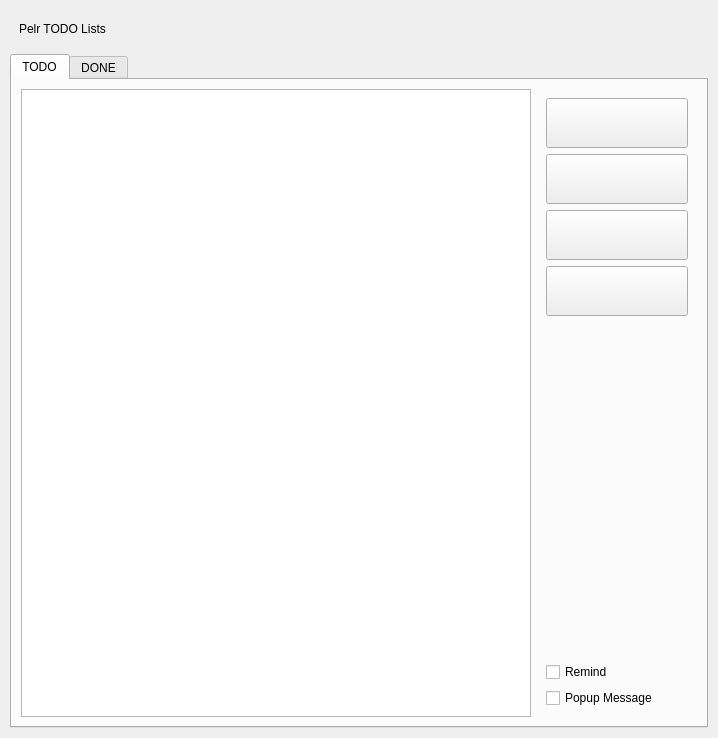
<?xml version="1.0" encoding="UTF-8"?>
<ui version="4.0">
 <class>todoWidget</class>
 <widget class="QWidget" name="todoWidget">
  <property name="geometry">
   <rect>
    <x>0</x>
    <y>0</y>
    <width>718</width>
    <height>738</height>
   </rect>
  </property>
  <property name="windowTitle">
   <string>Todo</string>
  </property>
  <layout class="QVBoxLayout" name="verticalLayout_main">
   <property name="leftMargin">
    <number>10</number>
   </property>
   <property name="topMargin">
    <number>10</number>
   </property>
   <property name="rightMargin">
    <number>10</number>
   </property>
   <property name="bottomMargin">
    <number>10</number>
   </property>
   <item>
    <widget class="QWidget" name="horizontalLayoutWidget" native="true">
     <property name="sizePolicy">
      <sizepolicy hsizetype="Preferred" vsizetype="Fixed">
       <horstretch>0</horstretch>
       <verstretch>0</verstretch>
      </sizepolicy>
     </property>
     <layout class="QHBoxLayout" name="horizontalLayout">
      <item>
       <widget class="QLabel" name="label">
        <property name="text">
         <string>Pelr TODO Lists</string>
        </property>
       </widget>
      </item>
      <item>
       <spacer name="horizontalSpacer">
        <property name="orientation">
         <enum>Qt::Horizontal</enum>
        </property>
        <property name="sizeHint" stdset="0">
         <size>
          <width>40</width>
          <height>20</height>
         </size>
        </property>
       </spacer>
      </item>
     </layout>
    </widget>
   </item>
   <item>
    <widget class="QTabWidget" name="tabWidget">
     <property name="sizePolicy">
      <sizepolicy hsizetype="Expanding" vsizetype="Expanding">
       <horstretch>0</horstretch>
       <verstretch>1</verstretch>
      </sizepolicy>
     </property>
     <property name="currentIndex">
      <number>0</number>
     </property>
     <widget class="QWidget" name="tab">
      <attribute name="title">
       <string>TODO</string>
      </attribute>
      <layout class="QHBoxLayout" name="horizontalLayout_todo">
       <item>
        <widget class="QTableView" name="tableView">
         <property name="sizePolicy">
          <sizepolicy hsizetype="Expanding" vsizetype="Expanding">
           <horstretch>1</horstretch>
           <verstretch>0</verstretch>
          </sizepolicy>
         </property>
        </widget>
       </item>
       <item>
        <widget class="QWidget" name="widget" native="true">
         <property name="minimumSize">
          <size>
           <width>160</width>
           <height>0</height>
          </size>
         </property>
         <layout class="QVBoxLayout" name="verticalLayout">
          <item>
           <widget class="QPushButton" name="pushButton">
            <property name="minimumSize">
             <size>
              <width>0</width>
              <height>50</height>
             </size>
            </property>
            <property name="toolTip">
             <string>Add</string>
            </property>
            <property name="text">
             <string/>
            </property>
            <property name="icon">
             <iconset resource="../../Resource.qrc">
              <normaloff>:/public/IconaMoon/Math/Sign -  Plus Circle - 24x24.png</normaloff>:/public/IconaMoon/Math/Sign -  Plus Circle - 24x24.png</iconset>
            </property>
            <property name="iconSize">
             <size>
              <width>24</width>
              <height>24</height>
             </size>
            </property>
           </widget>
          </item>
          <item>
           <widget class="QPushButton" name="pushButton_2">
            <property name="minimumSize">
             <size>
              <width>0</width>
              <height>50</height>
             </size>
            </property>
            <property name="toolTip">
             <string>Complete</string>
            </property>
            <property name="text">
             <string/>
            </property>
            <property name="icon">
             <iconset resource="../../Resource.qrc">
              <normaloff>:/public/IconaMoon/Interface/Check Square - 24x24.png</normaloff>:/public/IconaMoon/Interface/Check Square - 24x24.png</iconset>
            </property>
            <property name="iconSize">
             <size>
              <width>24</width>
              <height>24</height>
             </size>
            </property>
           </widget>
          </item>
          <item>
           <widget class="QPushButton" name="pushButton_3">
            <property name="minimumSize">
             <size>
              <width>0</width>
              <height>50</height>
             </size>
            </property>
            <property name="toolTip">
             <string>Delete</string>
            </property>
            <property name="text">
             <string/>
            </property>
            <property name="icon">
             <iconset resource="../../Resource.qrc">
              <normaloff>:/public/IconaMoon/General/Trash - 24x24.png</normaloff>:/public/IconaMoon/General/Trash - 24x24.png</iconset>
            </property>
            <property name="iconSize">
             <size>
              <width>24</width>
              <height>24</height>
             </size>
            </property>
           </widget>
          </item>
          <item>
           <widget class="QPushButton" name="pushButton_4">
            <property name="minimumSize">
             <size>
              <width>0</width>
              <height>50</height>
             </size>
            </property>
            <property name="toolTip">
             <string>Clear All</string>
            </property>
            <property name="text">
             <string/>
            </property>
            <property name="icon">
             <iconset resource="../../Resource.qrc">
              <normaloff>:/public/IconaMoon/Interface/Restart - 24x24.png</normaloff>:/public/IconaMoon/Interface/Restart - 24x24.png</iconset>
            </property>
            <property name="iconSize">
             <size>
              <width>24</width>
              <height>24</height>
             </size>
            </property>
           </widget>
          </item>
          <item>
           <spacer name="verticalSpacer">
            <property name="orientation">
             <enum>Qt::Vertical</enum>
            </property>
            <property name="sizeHint" stdset="0">
             <size>
              <width>20</width>
              <height>314</height>
             </size>
            </property>
           </spacer>
          </item>
          <item>
           <widget class="QCheckBox" name="checkBox">
            <property name="text">
             <string>Remind</string>
            </property>
           </widget>
          </item>
          <item>
           <widget class="QCheckBox" name="checkBox_2">
            <property name="text">
             <string>Popup Message</string>
            </property>
           </widget>
          </item>
         </layout>
        </widget>
       </item>
      </layout>
     </widget>
     <widget class="QWidget" name="tab_2">
      <attribute name="title">
       <string>DONE</string>
      </attribute>
      <layout class="QHBoxLayout" name="horizontalLayout_done">
       <item>
        <widget class="QTableView" name="tableView_2">
         <property name="sizePolicy">
          <sizepolicy hsizetype="Expanding" vsizetype="Expanding">
           <horstretch>1</horstretch>
           <verstretch>0</verstretch>
          </sizepolicy>
         </property>
        </widget>
       </item>
       <item>
        <widget class="QWidget" name="widget_2" native="true">
         <property name="minimumSize">
          <size>
           <width>160</width>
           <height>0</height>
          </size>
         </property>
         <layout class="QVBoxLayout" name="verticalLayout_2">
          <item>
           <widget class="QPushButton" name="pushButton_5">
            <property name="minimumSize">
             <size>
              <width>0</width>
              <height>50</height>
             </size>
            </property>
            <property name="toolTip">
             <string>Add</string>
            </property>
            <property name="text">
             <string/>
            </property>
            <property name="icon">
             <iconset resource="../../Resource.qrc">
              <normaloff>:/public/IconaMoon/Math/Sign -  Plus Circle - 24x24.png</normaloff>:/public/IconaMoon/Math/Sign -  Plus Circle - 24x24.png</iconset>
            </property>
            <property name="iconSize">
             <size>
              <width>24</width>
              <height>24</height>
             </size>
            </property>
           </widget>
          </item>
          <item>
           <widget class="QPushButton" name="pushButton_6">
            <property name="minimumSize">
             <size>
              <width>0</width>
              <height>50</height>
             </size>
            </property>
            <property name="toolTip">
             <string>TODO</string>
            </property>
            <property name="text">
             <string/>
            </property>
            <property name="icon">
             <iconset resource="../../Resource.qrc">
              <normaloff>:/public/IconaMoon/Interface/History - 24x24.png</normaloff>:/public/IconaMoon/Interface/History - 24x24.png</iconset>
            </property>
            <property name="iconSize">
             <size>
              <width>24</width>
              <height>24</height>
             </size>
            </property>
           </widget>
          </item>
          <item>
           <widget class="QPushButton" name="pushButton_7">
            <property name="minimumSize">
             <size>
              <width>0</width>
              <height>50</height>
             </size>
            </property>
            <property name="toolTip">
             <string>Delete</string>
            </property>
            <property name="text">
             <string/>
            </property>
            <property name="icon">
             <iconset resource="../../Resource.qrc">
              <normaloff>:/public/IconaMoon/General/Trash - 24x24.png</normaloff>:/public/IconaMoon/General/Trash - 24x24.png</iconset>
            </property>
            <property name="iconSize">
             <size>
              <width>24</width>
              <height>24</height>
             </size>
            </property>
           </widget>
          </item>
          <item>
           <widget class="QPushButton" name="pushButton_8">
            <property name="minimumSize">
             <size>
              <width>0</width>
              <height>50</height>
             </size>
            </property>
            <property name="toolTip">
             <string>Clear All</string>
            </property>
            <property name="text">
             <string/>
            </property>
            <property name="icon">
             <iconset resource="../../Resource.qrc">
              <normaloff>:/public/IconaMoon/Interface/Restart - 24x24.png</normaloff>:/public/IconaMoon/Interface/Restart - 24x24.png</iconset>
            </property>
            <property name="iconSize">
             <size>
              <width>24</width>
              <height>24</height>
             </size>
            </property>
           </widget>
          </item>
          <item>
           <spacer name="verticalSpacer_2">
            <property name="orientation">
             <enum>Qt::Vertical</enum>
            </property>
            <property name="sizeHint" stdset="0">
             <size>
              <width>20</width>
              <height>40</height>
             </size>
            </property>
           </spacer>
          </item>
         </layout>
        </widget>
       </item>
      </layout>
     </widget>
    </widget>
   </item>
  </layout>
 </widget>
 <resources>
  <include location="../../Resource.qrc"/>
 </resources>
 <connections/>
</ui>
